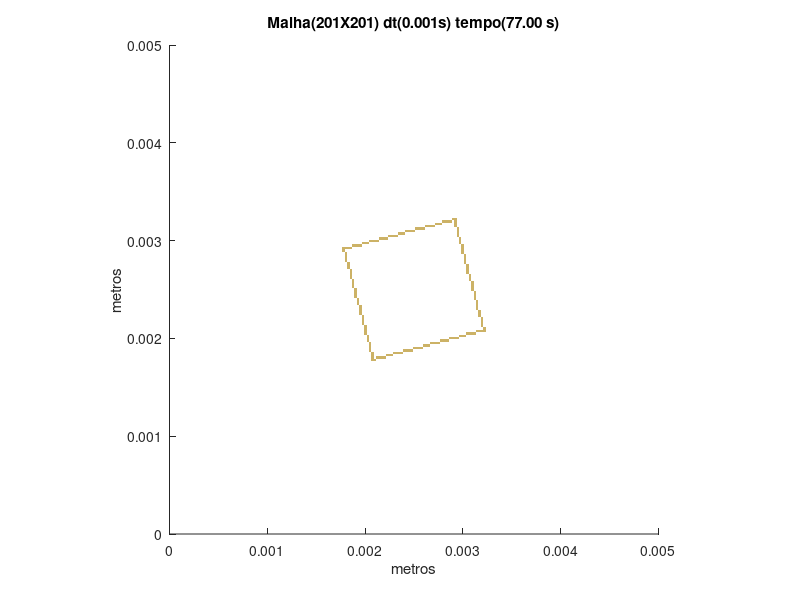

Source code (MATLAB):
set (gca,'PlotBoxAspectRatio',[1 1 1],'Xlim',[0,0.005],'Ylim',[0,0.005])
hold on
title('Malha(201X201) dt(0.001s) tempo(77.00 s)')
hold on
ylabel('metros')
hold on
xlabel('metros')
hold on

fill([0.00206467661691542 0.00206467661691542 0.00208955223880597 0.00208955223880597],[0.00176616915422886 0.0017910447761194 0.0017910447761194 0.00176616915422886],[0.8,0.7,0.4],'LineStyle','none')

fill([0.00208955223880597 0.00208955223880597 0.00211442786069652 0.00211442786069652],[0.00176616915422886 0.0017910447761194 0.0017910447761194 0.00176616915422886],[0.8,0.7,0.4],'LineStyle','none')

fill([0.00206467661691542 0.00206467661691542 0.00208955223880597 0.00208955223880597],[0.0017910447761194 0.00181592039800995 0.00181592039800995 0.0017910447761194],[0.8,0.7,0.4],'LineStyle','none')

fill([0.00211442786069652 0.00211442786069652 0.00213930348258706 0.00213930348258706],[0.0017910447761194 0.00181592039800995 0.00181592039800995 0.0017910447761194],[0.8,0.7,0.4],'LineStyle','none')

fill([0.00213930348258706 0.00213930348258706 0.00216417910447761 0.00216417910447761],[0.0017910447761194 0.00181592039800995 0.00181592039800995 0.0017910447761194],[0.8,0.7,0.4],'LineStyle','none')

fill([0.00216417910447761 0.00216417910447761 0.00218905472636816 0.00218905472636816],[0.0017910447761194 0.00181592039800995 0.00181592039800995 0.0017910447761194],[0.8,0.7,0.4],'LineStyle','none')

fill([0.00218905472636816 0.00218905472636816 0.00221393034825871 0.00221393034825871],[0.0017910447761194 0.00181592039800995 0.00181592039800995 0.0017910447761194],[0.8,0.7,0.4],'LineStyle','none')

fill([0.00206467661691542 0.00206467661691542 0.00208955223880597 0.00208955223880597],[0.00181592039800995 0.0018407960199005 0.0018407960199005 0.00181592039800995],[0.8,0.7,0.4],'LineStyle','none')

fill([0.00221393034825871 0.00221393034825871 0.00223880597014925 0.00223880597014925],[0.00181592039800995 0.0018407960199005 0.0018407960199005 0.00181592039800995],[0.8,0.7,0.4],'LineStyle','none')

fill([0.00223880597014925 0.00223880597014925 0.0022636815920398 0.0022636815920398],[0.00181592039800995 0.0018407960199005 0.0018407960199005 0.00181592039800995],[0.8,0.7,0.4],'LineStyle','none')

fill([0.0022636815920398 0.0022636815920398 0.00228855721393035 0.00228855721393035],[0.00181592039800995 0.0018407960199005 0.0018407960199005 0.00181592039800995],[0.8,0.7,0.4],'LineStyle','none')

fill([0.00206467661691542 0.00206467661691542 0.00208955223880597 0.00208955223880597],[0.0018407960199005 0.00186567164179104 0.00186567164179104 0.0018407960199005],[0.8,0.7,0.4],'LineStyle','none')

fill([0.00228855721393035 0.00228855721393035 0.0023134328358209 0.0023134328358209],[0.0018407960199005 0.00186567164179104 0.00186567164179104 0.0018407960199005],[0.8,0.7,0.4],'LineStyle','none')

fill([0.0023134328358209 0.0023134328358209 0.00233830845771144 0.00233830845771144],[0.0018407960199005 0.00186567164179104 0.00186567164179104 0.0018407960199005],[0.8,0.7,0.4],'LineStyle','none')

fill([0.00233830845771144 0.00233830845771144 0.00236318407960199 0.00236318407960199],[0.0018407960199005 0.00186567164179104 0.00186567164179104 0.0018407960199005],[0.8,0.7,0.4],'LineStyle','none')

fill([0.00236318407960199 0.00236318407960199 0.00238805970149254 0.00238805970149254],[0.0018407960199005 0.00186567164179104 0.00186567164179104 0.0018407960199005],[0.8,0.7,0.4],'LineStyle','none')

fill([0.00203980099502488 0.00203980099502488 0.00206467661691542 0.00206467661691542],[0.00186567164179104 0.00189054726368159 0.00189054726368159 0.00186567164179104],[0.8,0.7,0.4],'LineStyle','none')

fill([0.00238805970149254 0.00238805970149254 0.00241293532338308 0.00241293532338308],[0.00186567164179104 0.00189054726368159 0.00189054726368159 0.00186567164179104],[0.8,0.7,0.4],'LineStyle','none')

fill([0.00241293532338308 0.00241293532338308 0.00243781094527363 0.00243781094527363],[0.00186567164179104 0.00189054726368159 0.00189054726368159 0.00186567164179104],[0.8,0.7,0.4],'LineStyle','none')

fill([0.00243781094527363 0.00243781094527363 0.00246268656716418 0.00246268656716418],[0.00186567164179104 0.00189054726368159 0.00189054726368159 0.00186567164179104],[0.8,0.7,0.4],'LineStyle','none')

fill([0.00246268656716418 0.00246268656716418 0.00248756218905473 0.00248756218905473],[0.00186567164179104 0.00189054726368159 0.00189054726368159 0.00186567164179104],[0.8,0.7,0.4],'LineStyle','none')

fill([0.00203980099502488 0.00203980099502488 0.00206467661691542 0.00206467661691542],[0.00189054726368159 0.00191542288557214 0.00191542288557214 0.00189054726368159],[0.8,0.7,0.4],'LineStyle','none')

fill([0.00248756218905473 0.00248756218905473 0.00251243781094527 0.00251243781094527],[0.00189054726368159 0.00191542288557214 0.00191542288557214 0.00189054726368159],[0.8,0.7,0.4],'LineStyle','none')

fill([0.00251243781094527 0.00251243781094527 0.00253731343283582 0.00253731343283582],[0.00189054726368159 0.00191542288557214 0.00191542288557214 0.00189054726368159],[0.8,0.7,0.4],'LineStyle','none')

fill([0.00253731343283582 0.00253731343283582 0.00256218905472637 0.00256218905472637],[0.00189054726368159 0.00191542288557214 0.00191542288557214 0.00189054726368159],[0.8,0.7,0.4],'LineStyle','none')

fill([0.00256218905472637 0.00256218905472637 0.00258706467661692 0.00258706467661692],[0.00189054726368159 0.00191542288557214 0.00191542288557214 0.00189054726368159],[0.8,0.7,0.4],'LineStyle','none')

fill([0.00203980099502488 0.00203980099502488 0.00206467661691542 0.00206467661691542],[0.00191542288557214 0.00194029850746269 0.00194029850746269 0.00191542288557214],[0.8,0.7,0.4],'LineStyle','none')

fill([0.00258706467661692 0.00258706467661692 0.00261194029850746 0.00261194029850746],[0.00191542288557214 0.00194029850746269 0.00194029850746269 0.00191542288557214],[0.8,0.7,0.4],'LineStyle','none')

fill([0.00261194029850746 0.00261194029850746 0.00263681592039801 0.00263681592039801],[0.00191542288557214 0.00194029850746269 0.00194029850746269 0.00191542288557214],[0.8,0.7,0.4],'LineStyle','none')

fill([0.00263681592039801 0.00263681592039801 0.00266169154228856 0.00266169154228856],[0.00191542288557214 0.00194029850746269 0.00194029850746269 0.00191542288557214],[0.8,0.7,0.4],'LineStyle','none')

fill([0.00203980099502488 0.00203980099502488 0.00206467661691542 0.00206467661691542],[0.00194029850746269 0.00196517412935323 0.00196517412935323 0.00194029850746269],[0.8,0.7,0.4],'LineStyle','none')

fill([0.00266169154228856 0.00266169154228856 0.0026865671641791 0.0026865671641791],[0.00194029850746269 0.00196517412935323 0.00196517412935323 0.00194029850746269],[0.8,0.7,0.4],'LineStyle','none')

fill([0.0026865671641791 0.0026865671641791 0.00271144278606965 0.00271144278606965],[0.00194029850746269 0.00196517412935323 0.00196517412935323 0.00194029850746269],[0.8,0.7,0.4],'LineStyle','none')

fill([0.00271144278606965 0.00271144278606965 0.0027363184079602 0.0027363184079602],[0.00194029850746269 0.00196517412935323 0.00196517412935323 0.00194029850746269],[0.8,0.7,0.4],'LineStyle','none')

fill([0.0027363184079602 0.0027363184079602 0.00276119402985075 0.00276119402985075],[0.00194029850746269 0.00196517412935323 0.00196517412935323 0.00194029850746269],[0.8,0.7,0.4],'LineStyle','none')

fill([0.00201492537313433 0.00201492537313433 0.00203980099502488 0.00203980099502488],[0.00196517412935323 0.00199004975124378 0.00199004975124378 0.00196517412935323],[0.8,0.7,0.4],'LineStyle','none')

fill([0.00276119402985075 0.00276119402985075 0.00278606965174129 0.00278606965174129],[0.00196517412935323 0.00199004975124378 0.00199004975124378 0.00196517412935323],[0.8,0.7,0.4],'LineStyle','none')

fill([0.00278606965174129 0.00278606965174129 0.00281094527363184 0.00281094527363184],[0.00196517412935323 0.00199004975124378 0.00199004975124378 0.00196517412935323],[0.8,0.7,0.4],'LineStyle','none')

fill([0.00281094527363184 0.00281094527363184 0.00283582089552239 0.00283582089552239],[0.00196517412935323 0.00199004975124378 0.00199004975124378 0.00196517412935323],[0.8,0.7,0.4],'LineStyle','none')

fill([0.00283582089552239 0.00283582089552239 0.00286069651741294 0.00286069651741294],[0.00196517412935323 0.00199004975124378 0.00199004975124378 0.00196517412935323],[0.8,0.7,0.4],'LineStyle','none')

fill([0.00201492537313433 0.00201492537313433 0.00203980099502488 0.00203980099502488],[0.00199004975124378 0.00201492537313433 0.00201492537313433 0.00199004975124378],[0.8,0.7,0.4],'LineStyle','none')

fill([0.00286069651741294 0.00286069651741294 0.00288557213930348 0.00288557213930348],[0.00199004975124378 0.00201492537313433 0.00201492537313433 0.00199004975124378],[0.8,0.7,0.4],'LineStyle','none')

fill([0.00288557213930348 0.00288557213930348 0.00291044776119403 0.00291044776119403],[0.00199004975124378 0.00201492537313433 0.00201492537313433 0.00199004975124378],[0.8,0.7,0.4],'LineStyle','none')

fill([0.00291044776119403 0.00291044776119403 0.00293532338308458 0.00293532338308458],[0.00199004975124378 0.00201492537313433 0.00201492537313433 0.00199004975124378],[0.8,0.7,0.4],'LineStyle','none')

fill([0.00293532338308458 0.00293532338308458 0.00296019900497512 0.00296019900497512],[0.00199004975124378 0.00201492537313433 0.00201492537313433 0.00199004975124378],[0.8,0.7,0.4],'LineStyle','none')

fill([0.00201492537313433 0.00201492537313433 0.00203980099502488 0.00203980099502488],[0.00201492537313433 0.00203980099502488 0.00203980099502488 0.00201492537313433],[0.8,0.7,0.4],'LineStyle','none')

fill([0.00296019900497512 0.00296019900497512 0.00298507462686567 0.00298507462686567],[0.00201492537313433 0.00203980099502488 0.00203980099502488 0.00201492537313433],[0.8,0.7,0.4],'LineStyle','none')

fill([0.00298507462686567 0.00298507462686567 0.00300995024875622 0.00300995024875622],[0.00201492537313433 0.00203980099502488 0.00203980099502488 0.00201492537313433],[0.8,0.7,0.4],'LineStyle','none')

fill([0.00300995024875622 0.00300995024875622 0.00303482587064677 0.00303482587064677],[0.00201492537313433 0.00203980099502488 0.00203980099502488 0.00201492537313433],[0.8,0.7,0.4],'LineStyle','none')

fill([0.00199004975124378 0.00199004975124378 0.00201492537313433 0.00201492537313433],[0.00203980099502488 0.00206467661691542 0.00206467661691542 0.00203980099502488],[0.8,0.7,0.4],'LineStyle','none')

fill([0.00303482587064677 0.00303482587064677 0.00305970149253731 0.00305970149253731],[0.00203980099502488 0.00206467661691542 0.00206467661691542 0.00203980099502488],[0.8,0.7,0.4],'LineStyle','none')

fill([0.00305970149253731 0.00305970149253731 0.00308457711442786 0.00308457711442786],[0.00203980099502488 0.00206467661691542 0.00206467661691542 0.00203980099502488],[0.8,0.7,0.4],'LineStyle','none')

fill([0.00308457711442786 0.00308457711442786 0.00310945273631841 0.00310945273631841],[0.00203980099502488 0.00206467661691542 0.00206467661691542 0.00203980099502488],[0.8,0.7,0.4],'LineStyle','none')

fill([0.00310945273631841 0.00310945273631841 0.00313432835820896 0.00313432835820896],[0.00203980099502488 0.00206467661691542 0.00206467661691542 0.00203980099502488],[0.8,0.7,0.4],'LineStyle','none')

fill([0.00199004975124378 0.00199004975124378 0.00201492537313433 0.00201492537313433],[0.00206467661691542 0.00208955223880597 0.00208955223880597 0.00206467661691542],[0.8,0.7,0.4],'LineStyle','none')

fill([0.00313432835820896 0.00313432835820896 0.0031592039800995 0.0031592039800995],[0.00206467661691542 0.00208955223880597 0.00208955223880597 0.00206467661691542],[0.8,0.7,0.4],'LineStyle','none')

fill([0.0031592039800995 0.0031592039800995 0.00318407960199005 0.00318407960199005],[0.00206467661691542 0.00208955223880597 0.00208955223880597 0.00206467661691542],[0.8,0.7,0.4],'LineStyle','none')

fill([0.00318407960199005 0.00318407960199005 0.0032089552238806 0.0032089552238806],[0.00206467661691542 0.00208955223880597 0.00208955223880597 0.00206467661691542],[0.8,0.7,0.4],'LineStyle','none')

fill([0.0032089552238806 0.0032089552238806 0.00323383084577114 0.00323383084577114],[0.00206467661691542 0.00208955223880597 0.00208955223880597 0.00206467661691542],[0.8,0.7,0.4],'LineStyle','none')

fill([0.00199004975124378 0.00199004975124378 0.00201492537313433 0.00201492537313433],[0.00208955223880597 0.00211442786069652 0.00211442786069652 0.00208955223880597],[0.8,0.7,0.4],'LineStyle','none')

fill([0.0032089552238806 0.0032089552238806 0.00323383084577114 0.00323383084577114],[0.00208955223880597 0.00211442786069652 0.00211442786069652 0.00208955223880597],[0.8,0.7,0.4],'LineStyle','none')

fill([0.00199004975124378 0.00199004975124378 0.00201492537313433 0.00201492537313433],[0.00211442786069652 0.00213930348258706 0.00213930348258706 0.00211442786069652],[0.8,0.7,0.4],'LineStyle','none')

fill([0.00318407960199005 0.00318407960199005 0.0032089552238806 0.0032089552238806],[0.00211442786069652 0.00213930348258706 0.00213930348258706 0.00211442786069652],[0.8,0.7,0.4],'LineStyle','none')

fill([0.00196517412935323 0.00196517412935323 0.00199004975124378 0.00199004975124378],[0.00213930348258706 0.00216417910447761 0.00216417910447761 0.00213930348258706],[0.8,0.7,0.4],'LineStyle','none')

fill([0.00318407960199005 0.00318407960199005 0.0032089552238806 0.0032089552238806],[0.00213930348258706 0.00216417910447761 0.00216417910447761 0.00213930348258706],[0.8,0.7,0.4],'LineStyle','none')

fill([0.00196517412935323 0.00196517412935323 0.00199004975124378 0.00199004975124378],[0.00216417910447761 0.00218905472636816 0.00218905472636816 0.00216417910447761],[0.8,0.7,0.4],'LineStyle','none')

fill([0.00318407960199005 0.00318407960199005 0.0032089552238806 0.0032089552238806],[0.00216417910447761 0.00218905472636816 0.00218905472636816 0.00216417910447761],[0.8,0.7,0.4],'LineStyle','none')

fill([0.00196517412935323 0.00196517412935323 0.00199004975124378 0.00199004975124378],[0.00218905472636816 0.00221393034825871 0.00221393034825871 0.00218905472636816],[0.8,0.7,0.4],'LineStyle','none')

fill([0.00318407960199005 0.00318407960199005 0.0032089552238806 0.0032089552238806],[0.00218905472636816 0.00221393034825871 0.00221393034825871 0.00218905472636816],[0.8,0.7,0.4],'LineStyle','none')

fill([0.00196517412935323 0.00196517412935323 0.00199004975124378 0.00199004975124378],[0.00221393034825871 0.00223880597014925 0.00223880597014925 0.00221393034825871],[0.8,0.7,0.4],'LineStyle','none')

fill([0.0031592039800995 0.0031592039800995 0.00318407960199005 0.00318407960199005],[0.00221393034825871 0.00223880597014925 0.00223880597014925 0.00221393034825871],[0.8,0.7,0.4],'LineStyle','none')

fill([0.00194029850746269 0.00194029850746269 0.00196517412935323 0.00196517412935323],[0.00223880597014925 0.0022636815920398 0.0022636815920398 0.00223880597014925],[0.8,0.7,0.4],'LineStyle','none')

fill([0.0031592039800995 0.0031592039800995 0.00318407960199005 0.00318407960199005],[0.00223880597014925 0.0022636815920398 0.0022636815920398 0.00223880597014925],[0.8,0.7,0.4],'LineStyle','none')

fill([0.00194029850746269 0.00194029850746269 0.00196517412935323 0.00196517412935323],[0.0022636815920398 0.00228855721393035 0.00228855721393035 0.0022636815920398],[0.8,0.7,0.4],'LineStyle','none')

fill([0.0031592039800995 0.0031592039800995 0.00318407960199005 0.00318407960199005],[0.0022636815920398 0.00228855721393035 0.00228855721393035 0.0022636815920398],[0.8,0.7,0.4],'LineStyle','none')

fill([0.00194029850746269 0.00194029850746269 0.00196517412935323 0.00196517412935323],[0.00228855721393035 0.0023134328358209 0.0023134328358209 0.00228855721393035],[0.8,0.7,0.4],'LineStyle','none')

fill([0.00313432835820896 0.00313432835820896 0.0031592039800995 0.0031592039800995],[0.00228855721393035 0.0023134328358209 0.0023134328358209 0.00228855721393035],[0.8,0.7,0.4],'LineStyle','none')

fill([0.00194029850746269 0.00194029850746269 0.00196517412935323 0.00196517412935323],[0.0023134328358209 0.00233830845771144 0.00233830845771144 0.0023134328358209],[0.8,0.7,0.4],'LineStyle','none')

fill([0.00313432835820896 0.00313432835820896 0.0031592039800995 0.0031592039800995],[0.0023134328358209 0.00233830845771144 0.00233830845771144 0.0023134328358209],[0.8,0.7,0.4],'LineStyle','none')

fill([0.00191542288557214 0.00191542288557214 0.00194029850746269 0.00194029850746269],[0.00233830845771144 0.00236318407960199 0.00236318407960199 0.00233830845771144],[0.8,0.7,0.4],'LineStyle','none')

fill([0.00313432835820896 0.00313432835820896 0.0031592039800995 0.0031592039800995],[0.00233830845771144 0.00236318407960199 0.00236318407960199 0.00233830845771144],[0.8,0.7,0.4],'LineStyle','none')

fill([0.00191542288557214 0.00191542288557214 0.00194029850746269 0.00194029850746269],[0.00236318407960199 0.00238805970149254 0.00238805970149254 0.00236318407960199],[0.8,0.7,0.4],'LineStyle','none')

fill([0.00313432835820896 0.00313432835820896 0.0031592039800995 0.0031592039800995],[0.00236318407960199 0.00238805970149254 0.00238805970149254 0.00236318407960199],[0.8,0.7,0.4],'LineStyle','none')

fill([0.00191542288557214 0.00191542288557214 0.00194029850746269 0.00194029850746269],[0.00238805970149254 0.00241293532338308 0.00241293532338308 0.00238805970149254],[0.8,0.7,0.4],'LineStyle','none')

fill([0.00310945273631841 0.00310945273631841 0.00313432835820896 0.00313432835820896],[0.00238805970149254 0.00241293532338308 0.00241293532338308 0.00238805970149254],[0.8,0.7,0.4],'LineStyle','none')

fill([0.00189054726368159 0.00189054726368159 0.00191542288557214 0.00191542288557214],[0.00241293532338308 0.00243781094527363 0.00243781094527363 0.00241293532338308],[0.8,0.7,0.4],'LineStyle','none')

fill([0.00310945273631841 0.00310945273631841 0.00313432835820896 0.00313432835820896],[0.00241293532338308 0.00243781094527363 0.00243781094527363 0.00241293532338308],[0.8,0.7,0.4],'LineStyle','none')

fill([0.00189054726368159 0.00189054726368159 0.00191542288557214 0.00191542288557214],[0.00243781094527363 0.00246268656716418 0.00246268656716418 0.00243781094527363],[0.8,0.7,0.4],'LineStyle','none')

fill([0.00310945273631841 0.00310945273631841 0.00313432835820896 0.00313432835820896],[0.00243781094527363 0.00246268656716418 0.00246268656716418 0.00243781094527363],[0.8,0.7,0.4],'LineStyle','none')

fill([0.00189054726368159 0.00189054726368159 0.00191542288557214 0.00191542288557214],[0.00246268656716418 0.00248756218905473 0.00248756218905473 0.00246268656716418],[0.8,0.7,0.4],'LineStyle','none')

fill([0.00310945273631841 0.00310945273631841 0.00313432835820896 0.00313432835820896],[0.00246268656716418 0.00248756218905473 0.00248756218905473 0.00246268656716418],[0.8,0.7,0.4],'LineStyle','none')

fill([0.00189054726368159 0.00189054726368159 0.00191542288557214 0.00191542288557214],[0.00248756218905473 0.00251243781094527 0.00251243781094527 0.00248756218905473],[0.8,0.7,0.4],'LineStyle','none')

fill([0.00308457711442786 0.00308457711442786 0.00310945273631841 0.00310945273631841],[0.00248756218905473 0.00251243781094527 0.00251243781094527 0.00248756218905473],[0.8,0.7,0.4],'LineStyle','none')

fill([0.00186567164179104 0.00186567164179104 0.00189054726368159 0.00189054726368159],[0.00251243781094527 0.00253731343283582 0.00253731343283582 0.00251243781094527],[0.8,0.7,0.4],'LineStyle','none')

fill([0.00308457711442786 0.00308457711442786 0.00310945273631841 0.00310945273631841],[0.00251243781094527 0.00253731343283582 0.00253731343283582 0.00251243781094527],[0.8,0.7,0.4],'LineStyle','none')

fill([0.00186567164179104 0.00186567164179104 0.00189054726368159 0.00189054726368159],[0.00253731343283582 0.00256218905472637 0.00256218905472637 0.00253731343283582],[0.8,0.7,0.4],'LineStyle','none')

fill([0.00308457711442786 0.00308457711442786 0.00310945273631841 0.00310945273631841],[0.00253731343283582 0.00256218905472637 0.00256218905472637 0.00253731343283582],[0.8,0.7,0.4],'LineStyle','none')

fill([0.00186567164179104 0.00186567164179104 0.00189054726368159 0.00189054726368159],[0.00256218905472637 0.00258706467661692 0.00258706467661692 0.00256218905472637],[0.8,0.7,0.4],'LineStyle','none')

fill([0.00308457711442786 0.00308457711442786 0.00310945273631841 0.00310945273631841],[0.00256218905472637 0.00258706467661692 0.00258706467661692 0.00256218905472637],[0.8,0.7,0.4],'LineStyle','none')

fill([0.00186567164179104 0.00186567164179104 0.00189054726368159 0.00189054726368159],[0.00258706467661692 0.00261194029850746 0.00261194029850746 0.00258706467661692],[0.8,0.7,0.4],'LineStyle','none')

fill([0.00305970149253731 0.00305970149253731 0.00308457711442786 0.00308457711442786],[0.00258706467661692 0.00261194029850746 0.00261194029850746 0.00258706467661692],[0.8,0.7,0.4],'LineStyle','none')

fill([0.0018407960199005 0.0018407960199005 0.00186567164179104 0.00186567164179104],[0.00261194029850746 0.00263681592039801 0.00263681592039801 0.00261194029850746],[0.8,0.7,0.4],'LineStyle','none')

fill([0.00305970149253731 0.00305970149253731 0.00308457711442786 0.00308457711442786],[0.00261194029850746 0.00263681592039801 0.00263681592039801 0.00261194029850746],[0.8,0.7,0.4],'LineStyle','none')

fill([0.0018407960199005 0.0018407960199005 0.00186567164179104 0.00186567164179104],[0.00263681592039801 0.00266169154228856 0.00266169154228856 0.00263681592039801],[0.8,0.7,0.4],'LineStyle','none')

fill([0.00305970149253731 0.00305970149253731 0.00308457711442786 0.00308457711442786],[0.00263681592039801 0.00266169154228856 0.00266169154228856 0.00263681592039801],[0.8,0.7,0.4],'LineStyle','none')

fill([0.0018407960199005 0.0018407960199005 0.00186567164179104 0.00186567164179104],[0.00266169154228856 0.0026865671641791 0.0026865671641791 0.00266169154228856],[0.8,0.7,0.4],'LineStyle','none')

fill([0.00303482587064677 0.00303482587064677 0.00305970149253731 0.00305970149253731],[0.00266169154228856 0.0026865671641791 0.0026865671641791 0.00266169154228856],[0.8,0.7,0.4],'LineStyle','none')

fill([0.0018407960199005 0.0018407960199005 0.00186567164179104 0.00186567164179104],[0.0026865671641791 0.00271144278606965 0.00271144278606965 0.0026865671641791],[0.8,0.7,0.4],'LineStyle','none')

fill([0.00303482587064677 0.00303482587064677 0.00305970149253731 0.00305970149253731],[0.0026865671641791 0.00271144278606965 0.00271144278606965 0.0026865671641791],[0.8,0.7,0.4],'LineStyle','none')

fill([0.00181592039800995 0.00181592039800995 0.0018407960199005 0.0018407960199005],[0.00271144278606965 0.0027363184079602 0.0027363184079602 0.00271144278606965],[0.8,0.7,0.4],'LineStyle','none')

fill([0.00303482587064677 0.00303482587064677 0.00305970149253731 0.00305970149253731],[0.00271144278606965 0.0027363184079602 0.0027363184079602 0.00271144278606965],[0.8,0.7,0.4],'LineStyle','none')

fill([0.00181592039800995 0.00181592039800995 0.0018407960199005 0.0018407960199005],[0.0027363184079602 0.00276119402985075 0.00276119402985075 0.0027363184079602],[0.8,0.7,0.4],'LineStyle','none')

fill([0.00303482587064677 0.00303482587064677 0.00305970149253731 0.00305970149253731],[0.0027363184079602 0.00276119402985075 0.00276119402985075 0.0027363184079602],[0.8,0.7,0.4],'LineStyle','none')

fill([0.00181592039800995 0.00181592039800995 0.0018407960199005 0.0018407960199005],[0.00276119402985075 0.00278606965174129 0.00278606965174129 0.00276119402985075],[0.8,0.7,0.4],'LineStyle','none')

fill([0.00300995024875622 0.00300995024875622 0.00303482587064677 0.00303482587064677],[0.00276119402985075 0.00278606965174129 0.00278606965174129 0.00276119402985075],[0.8,0.7,0.4],'LineStyle','none')

fill([0.0017910447761194 0.0017910447761194 0.00181592039800995 0.00181592039800995],[0.00278606965174129 0.00281094527363184 0.00281094527363184 0.00278606965174129],[0.8,0.7,0.4],'LineStyle','none')

fill([0.00300995024875622 0.00300995024875622 0.00303482587064677 0.00303482587064677],[0.00278606965174129 0.00281094527363184 0.00281094527363184 0.00278606965174129],[0.8,0.7,0.4],'LineStyle','none')

fill([0.0017910447761194 0.0017910447761194 0.00181592039800995 0.00181592039800995],[0.00281094527363184 0.00283582089552239 0.00283582089552239 0.00281094527363184],[0.8,0.7,0.4],'LineStyle','none')

fill([0.00300995024875622 0.00300995024875622 0.00303482587064677 0.00303482587064677],[0.00281094527363184 0.00283582089552239 0.00283582089552239 0.00281094527363184],[0.8,0.7,0.4],'LineStyle','none')

fill([0.0017910447761194 0.0017910447761194 0.00181592039800995 0.00181592039800995],[0.00283582089552239 0.00286069651741294 0.00286069651741294 0.00283582089552239],[0.8,0.7,0.4],'LineStyle','none')

fill([0.00300995024875622 0.00300995024875622 0.00303482587064677 0.00303482587064677],[0.00283582089552239 0.00286069651741294 0.00286069651741294 0.00283582089552239],[0.8,0.7,0.4],'LineStyle','none')

fill([0.0017910447761194 0.0017910447761194 0.00181592039800995 0.00181592039800995],[0.00286069651741294 0.00288557213930348 0.00288557213930348 0.00286069651741294],[0.8,0.7,0.4],'LineStyle','none')

fill([0.00298507462686567 0.00298507462686567 0.00300995024875622 0.00300995024875622],[0.00286069651741294 0.00288557213930348 0.00288557213930348 0.00286069651741294],[0.8,0.7,0.4],'LineStyle','none')

fill([0.00176616915422886 0.00176616915422886 0.0017910447761194 0.0017910447761194],[0.00288557213930348 0.00291044776119403 0.00291044776119403 0.00288557213930348],[0.8,0.7,0.4],'LineStyle','none')

fill([0.00298507462686567 0.00298507462686567 0.00300995024875622 0.00300995024875622],[0.00288557213930348 0.00291044776119403 0.00291044776119403 0.00288557213930348],[0.8,0.7,0.4],'LineStyle','none')

fill([0.00176616915422886 0.00176616915422886 0.0017910447761194 0.0017910447761194],[0.00291044776119403 0.00293532338308458 0.00293532338308458 0.00291044776119403],[0.8,0.7,0.4],'LineStyle','none')

fill([0.0017910447761194 0.0017910447761194 0.00181592039800995 0.00181592039800995],[0.00291044776119403 0.00293532338308458 0.00293532338308458 0.00291044776119403],[0.8,0.7,0.4],'LineStyle','none')

fill([0.00181592039800995 0.00181592039800995 0.0018407960199005 0.0018407960199005],[0.00291044776119403 0.00293532338308458 0.00293532338308458 0.00291044776119403],[0.8,0.7,0.4],'LineStyle','none')

fill([0.0018407960199005 0.0018407960199005 0.00186567164179104 0.00186567164179104],[0.00291044776119403 0.00293532338308458 0.00293532338308458 0.00291044776119403],[0.8,0.7,0.4],'LineStyle','none')

fill([0.00298507462686567 0.00298507462686567 0.00300995024875622 0.00300995024875622],[0.00291044776119403 0.00293532338308458 0.00293532338308458 0.00291044776119403],[0.8,0.7,0.4],'LineStyle','none')

fill([0.00186567164179104 0.00186567164179104 0.00189054726368159 0.00189054726368159],[0.00293532338308458 0.00296019900497512 0.00296019900497512 0.00293532338308458],[0.8,0.7,0.4],'LineStyle','none')

fill([0.00189054726368159 0.00189054726368159 0.00191542288557214 0.00191542288557214],[0.00293532338308458 0.00296019900497512 0.00296019900497512 0.00293532338308458],[0.8,0.7,0.4],'LineStyle','none')

fill([0.00191542288557214 0.00191542288557214 0.00194029850746269 0.00194029850746269],[0.00293532338308458 0.00296019900497512 0.00296019900497512 0.00293532338308458],[0.8,0.7,0.4],'LineStyle','none')

fill([0.00194029850746269 0.00194029850746269 0.00196517412935323 0.00196517412935323],[0.00293532338308458 0.00296019900497512 0.00296019900497512 0.00293532338308458],[0.8,0.7,0.4],'LineStyle','none')

fill([0.00298507462686567 0.00298507462686567 0.00300995024875622 0.00300995024875622],[0.00293532338308458 0.00296019900497512 0.00296019900497512 0.00293532338308458],[0.8,0.7,0.4],'LineStyle','none')

fill([0.00196517412935323 0.00196517412935323 0.00199004975124378 0.00199004975124378],[0.00296019900497512 0.00298507462686567 0.00298507462686567 0.00296019900497512],[0.8,0.7,0.4],'LineStyle','none')

fill([0.00199004975124378 0.00199004975124378 0.00201492537313433 0.00201492537313433],[0.00296019900497512 0.00298507462686567 0.00298507462686567 0.00296019900497512],[0.8,0.7,0.4],'LineStyle','none')

fill([0.00201492537313433 0.00201492537313433 0.00203980099502488 0.00203980099502488],[0.00296019900497512 0.00298507462686567 0.00298507462686567 0.00296019900497512],[0.8,0.7,0.4],'LineStyle','none')

fill([0.00296019900497512 0.00296019900497512 0.00298507462686567 0.00298507462686567],[0.00296019900497512 0.00298507462686567 0.00298507462686567 0.00296019900497512],[0.8,0.7,0.4],'LineStyle','none')

fill([0.00203980099502488 0.00203980099502488 0.00206467661691542 0.00206467661691542],[0.00298507462686567 0.00300995024875622 0.00300995024875622 0.00298507462686567],[0.8,0.7,0.4],'LineStyle','none')

fill([0.00206467661691542 0.00206467661691542 0.00208955223880597 0.00208955223880597],[0.00298507462686567 0.00300995024875622 0.00300995024875622 0.00298507462686567],[0.8,0.7,0.4],'LineStyle','none')

fill([0.00208955223880597 0.00208955223880597 0.00211442786069652 0.00211442786069652],[0.00298507462686567 0.00300995024875622 0.00300995024875622 0.00298507462686567],[0.8,0.7,0.4],'LineStyle','none')

fill([0.00211442786069652 0.00211442786069652 0.00213930348258706 0.00213930348258706],[0.00298507462686567 0.00300995024875622 0.00300995024875622 0.00298507462686567],[0.8,0.7,0.4],'LineStyle','none')

fill([0.00296019900497512 0.00296019900497512 0.00298507462686567 0.00298507462686567],[0.00298507462686567 0.00300995024875622 0.00300995024875622 0.00298507462686567],[0.8,0.7,0.4],'LineStyle','none')

fill([0.00213930348258706 0.00213930348258706 0.00216417910447761 0.00216417910447761],[0.00300995024875622 0.00303482587064677 0.00303482587064677 0.00300995024875622],[0.8,0.7,0.4],'LineStyle','none')

fill([0.00216417910447761 0.00216417910447761 0.00218905472636816 0.00218905472636816],[0.00300995024875622 0.00303482587064677 0.00303482587064677 0.00300995024875622],[0.8,0.7,0.4],'LineStyle','none')

fill([0.00218905472636816 0.00218905472636816 0.00221393034825871 0.00221393034825871],[0.00300995024875622 0.00303482587064677 0.00303482587064677 0.00300995024875622],[0.8,0.7,0.4],'LineStyle','none')

fill([0.00221393034825871 0.00221393034825871 0.00223880597014925 0.00223880597014925],[0.00300995024875622 0.00303482587064677 0.00303482587064677 0.00300995024875622],[0.8,0.7,0.4],'LineStyle','none')

fill([0.00296019900497512 0.00296019900497512 0.00298507462686567 0.00298507462686567],[0.00300995024875622 0.00303482587064677 0.00303482587064677 0.00300995024875622],[0.8,0.7,0.4],'LineStyle','none')

fill([0.00223880597014925 0.00223880597014925 0.0022636815920398 0.0022636815920398],[0.00303482587064677 0.00305970149253731 0.00305970149253731 0.00303482587064677],[0.8,0.7,0.4],'LineStyle','none')

fill([0.0022636815920398 0.0022636815920398 0.00228855721393035 0.00228855721393035],[0.00303482587064677 0.00305970149253731 0.00305970149253731 0.00303482587064677],[0.8,0.7,0.4],'LineStyle','none')

fill([0.00228855721393035 0.00228855721393035 0.0023134328358209 0.0023134328358209],[0.00303482587064677 0.00305970149253731 0.00305970149253731 0.00303482587064677],[0.8,0.7,0.4],'LineStyle','none')

fill([0.0023134328358209 0.0023134328358209 0.00233830845771144 0.00233830845771144],[0.00303482587064677 0.00305970149253731 0.00305970149253731 0.00303482587064677],[0.8,0.7,0.4],'LineStyle','none')

fill([0.00293532338308458 0.00293532338308458 0.00296019900497512 0.00296019900497512],[0.00303482587064677 0.00305970149253731 0.00305970149253731 0.00303482587064677],[0.8,0.7,0.4],'LineStyle','none')

fill([0.00233830845771144 0.00233830845771144 0.00236318407960199 0.00236318407960199],[0.00305970149253731 0.00308457711442786 0.00308457711442786 0.00305970149253731],[0.8,0.7,0.4],'LineStyle','none')

fill([0.00236318407960199 0.00236318407960199 0.00238805970149254 0.00238805970149254],[0.00305970149253731 0.00308457711442786 0.00308457711442786 0.00305970149253731],[0.8,0.7,0.4],'LineStyle','none')

fill([0.00238805970149254 0.00238805970149254 0.00241293532338308 0.00241293532338308],[0.00305970149253731 0.00308457711442786 0.00308457711442786 0.00305970149253731],[0.8,0.7,0.4],'LineStyle','none')

fill([0.00293532338308458 0.00293532338308458 0.00296019900497512 0.00296019900497512],[0.00305970149253731 0.00308457711442786 0.00308457711442786 0.00305970149253731],[0.8,0.7,0.4],'LineStyle','none')

fill([0.00241293532338308 0.00241293532338308 0.00243781094527363 0.00243781094527363],[0.00308457711442786 0.00310945273631841 0.00310945273631841 0.00308457711442786],[0.8,0.7,0.4],'LineStyle','none')

fill([0.00243781094527363 0.00243781094527363 0.00246268656716418 0.00246268656716418],[0.00308457711442786 0.00310945273631841 0.00310945273631841 0.00308457711442786],[0.8,0.7,0.4],'LineStyle','none')

fill([0.00246268656716418 0.00246268656716418 0.00248756218905473 0.00248756218905473],[0.00308457711442786 0.00310945273631841 0.00310945273631841 0.00308457711442786],[0.8,0.7,0.4],'LineStyle','none')

fill([0.00248756218905473 0.00248756218905473 0.00251243781094527 0.00251243781094527],[0.00308457711442786 0.00310945273631841 0.00310945273631841 0.00308457711442786],[0.8,0.7,0.4],'LineStyle','none')

fill([0.00293532338308458 0.00293532338308458 0.00296019900497512 0.00296019900497512],[0.00308457711442786 0.00310945273631841 0.00310945273631841 0.00308457711442786],[0.8,0.7,0.4],'LineStyle','none')

fill([0.00251243781094527 0.00251243781094527 0.00253731343283582 0.00253731343283582],[0.00310945273631841 0.00313432835820896 0.00313432835820896 0.00310945273631841],[0.8,0.7,0.4],'LineStyle','none')

fill([0.00253731343283582 0.00253731343283582 0.00256218905472637 0.00256218905472637],[0.00310945273631841 0.00313432835820896 0.00313432835820896 0.00310945273631841],[0.8,0.7,0.4],'LineStyle','none')

fill([0.00256218905472637 0.00256218905472637 0.00258706467661692 0.00258706467661692],[0.00310945273631841 0.00313432835820896 0.00313432835820896 0.00310945273631841],[0.8,0.7,0.4],'LineStyle','none')

fill([0.00258706467661692 0.00258706467661692 0.00261194029850746 0.00261194029850746],[0.00310945273631841 0.00313432835820896 0.00313432835820896 0.00310945273631841],[0.8,0.7,0.4],'LineStyle','none')

fill([0.00293532338308458 0.00293532338308458 0.00296019900497512 0.00296019900497512],[0.00310945273631841 0.00313432835820896 0.00313432835820896 0.00310945273631841],[0.8,0.7,0.4],'LineStyle','none')

fill([0.00261194029850746 0.00261194029850746 0.00263681592039801 0.00263681592039801],[0.00313432835820896 0.0031592039800995 0.0031592039800995 0.00313432835820896],[0.8,0.7,0.4],'LineStyle','none')

fill([0.00263681592039801 0.00263681592039801 0.00266169154228856 0.00266169154228856],[0.00313432835820896 0.0031592039800995 0.0031592039800995 0.00313432835820896],[0.8,0.7,0.4],'LineStyle','none')

fill([0.00266169154228856 0.00266169154228856 0.0026865671641791 0.0026865671641791],[0.00313432835820896 0.0031592039800995 0.0031592039800995 0.00313432835820896],[0.8,0.7,0.4],'LineStyle','none')

fill([0.0026865671641791 0.0026865671641791 0.00271144278606965 0.00271144278606965],[0.00313432835820896 0.0031592039800995 0.0031592039800995 0.00313432835820896],[0.8,0.7,0.4],'LineStyle','none')

fill([0.00291044776119403 0.00291044776119403 0.00293532338308458 0.00293532338308458],[0.00313432835820896 0.0031592039800995 0.0031592039800995 0.00313432835820896],[0.8,0.7,0.4],'LineStyle','none')

fill([0.00271144278606965 0.00271144278606965 0.0027363184079602 0.0027363184079602],[0.0031592039800995 0.00318407960199005 0.00318407960199005 0.0031592039800995],[0.8,0.7,0.4],'LineStyle','none')

fill([0.0027363184079602 0.0027363184079602 0.00276119402985075 0.00276119402985075],[0.0031592039800995 0.00318407960199005 0.00318407960199005 0.0031592039800995],[0.8,0.7,0.4],'LineStyle','none')

fill([0.00276119402985075 0.00276119402985075 0.00278606965174129 0.00278606965174129],[0.0031592039800995 0.00318407960199005 0.00318407960199005 0.0031592039800995],[0.8,0.7,0.4],'LineStyle','none')

fill([0.00291044776119403 0.00291044776119403 0.00293532338308458 0.00293532338308458],[0.0031592039800995 0.00318407960199005 0.00318407960199005 0.0031592039800995],[0.8,0.7,0.4],'LineStyle','none')

fill([0.00278606965174129 0.00278606965174129 0.00281094527363184 0.00281094527363184],[0.00318407960199005 0.0032089552238806 0.0032089552238806 0.00318407960199005],[0.8,0.7,0.4],'LineStyle','none')

fill([0.00281094527363184 0.00281094527363184 0.00283582089552239 0.00283582089552239],[0.00318407960199005 0.0032089552238806 0.0032089552238806 0.00318407960199005],[0.8,0.7,0.4],'LineStyle','none')

fill([0.00283582089552239 0.00283582089552239 0.00286069651741294 0.00286069651741294],[0.00318407960199005 0.0032089552238806 0.0032089552238806 0.00318407960199005],[0.8,0.7,0.4],'LineStyle','none')

fill([0.00286069651741294 0.00286069651741294 0.00288557213930348 0.00288557213930348],[0.00318407960199005 0.0032089552238806 0.0032089552238806 0.00318407960199005],[0.8,0.7,0.4],'LineStyle','none')

fill([0.00291044776119403 0.00291044776119403 0.00293532338308458 0.00293532338308458],[0.00318407960199005 0.0032089552238806 0.0032089552238806 0.00318407960199005],[0.8,0.7,0.4],'LineStyle','none')

fill([0.00288557213930348 0.00288557213930348 0.00291044776119403 0.00291044776119403],[0.0032089552238806 0.00323383084577114 0.00323383084577114 0.0032089552238806],[0.8,0.7,0.4],'LineStyle','none')

fill([0.00291044776119403 0.00291044776119403 0.00293532338308458 0.00293532338308458],[0.0032089552238806 0.00323383084577114 0.00323383084577114 0.0032089552238806],[0.8,0.7,0.4],'LineStyle','none')
